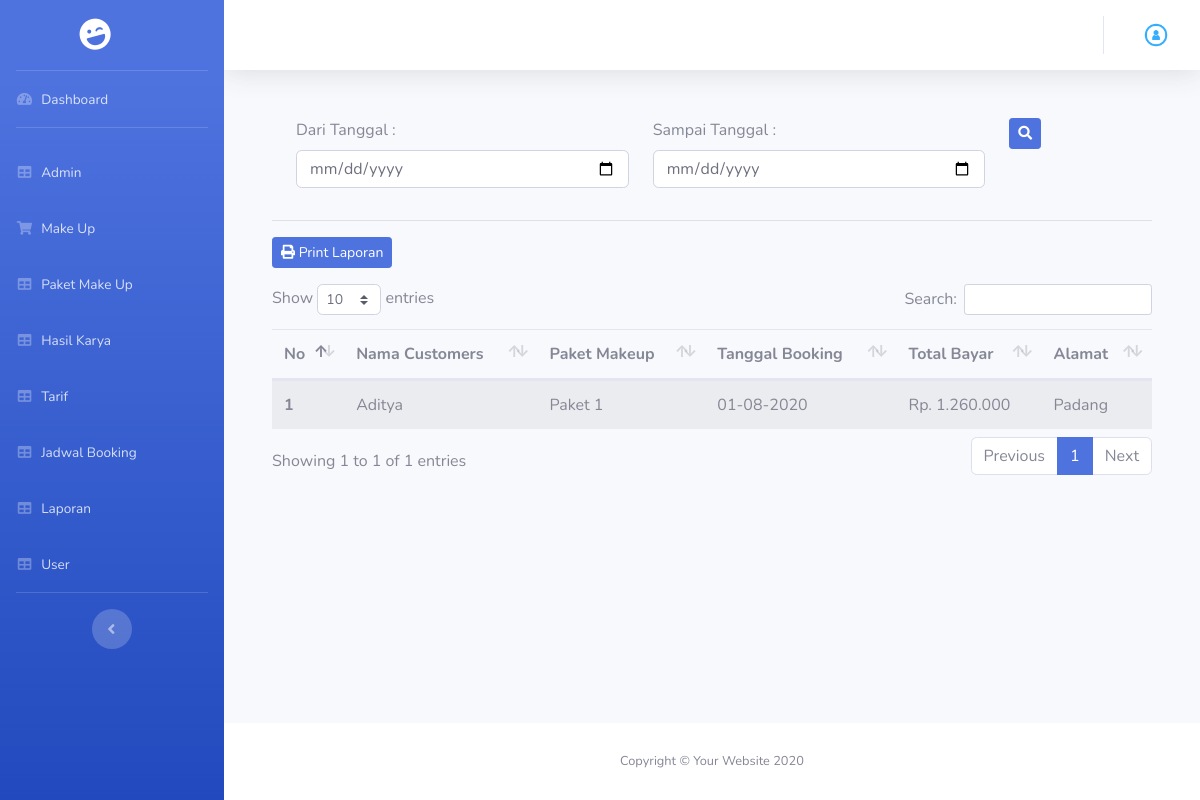
Before: /index.php/admin/laporan with the older database file.
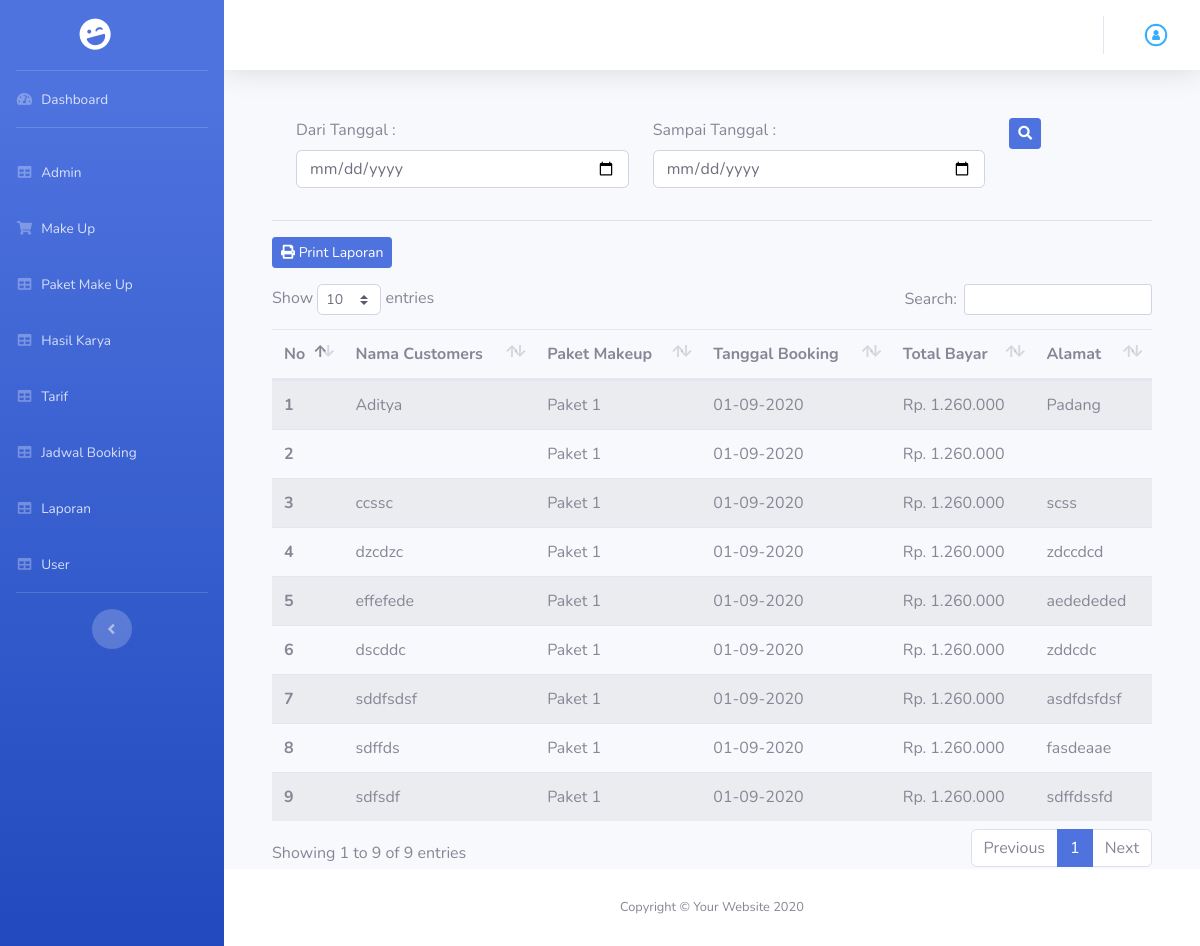
After: the same page with the newer database file.
### tables this page shows
CREATE TABLE `tb_booking` (
  `id_booking` int(11) NOT NULL AUTO_INCREMENT,
  `id_pengguna` int(11) NOT NULL,
  `id_paket` int(11) NOT NULL,
  `tgl_booking` datetime NOT NULL,
  `tgl_makeup` datetime NOT NULL,
  `nama_booking` varchar(50) NOT NULL,
  `alamat_booking` text NOT NULL,
  `id_kota` int(11) NOT NULL,
  `status` enum('Belum Bayar DP','Sudah Bayar DP','Sudah Lunas','Dibatalkan','Menunggu Konfirmasi') NOT NULL DEFAULT 'Belum Bayar DP',
  `keterangan` text NOT NULL,
  `total_bayar` int(11) NOT NULL,
  `dp` int(11) NOT NULL,
  `sudah_bayar` int(11) NOT NULL DEFAULT '0',
  PRIMARY KEY (`id_booking`)
);

CREATE TABLE `tb_paket_makeup` (
  `id_paket` int(11) NOT NULL AUTO_INCREMENT,
  `id_makeup` int(11) NOT NULL,
  `nm_paket` varchar(100) NOT NULL,
  `harga_paket` int(11) NOT NULL,
  `deskripsi` text,
  `batas_booking_per_hari` int(11) NOT NULL,
  `biaya_dp` int(11) NOT NULL,
  `foto` text NOT NULL,
  PRIMARY KEY (`id_paket`)
);

CREATE TABLE `tb_kota` (
  `id_kota` int(11) NOT NULL AUTO_INCREMENT,
  `nm_kota` varchar(100) NOT NULL,
  `tarif` int(11) NOT NULL,
  PRIMARY KEY (`id_kota`)
);

### application/core/MY_Controller.php (called while the page is built, shortened)
<?php
class MY_Controller extends CI_Controller
{
	public function view_backend($view, $data = null)
	{
		$this->load->view('admin/templateBackend/header');
		$this->load->view('admin/templateBackend/sidebar');
		$this->load->view($view, $data);
		$this->load->view('admin/templateBackend/footer');
	}
}

### application/controllers/admin/Laporan.php (called while the page is built, shortened)
<?php
class Laporan extends MY_Controller
{
	public function index()
	{
		$data['laporan'] = $this->bookingModel->dataLaporan();
		$this->view_backend('admin/laporan/laporan', $data);
	}
}

### index.php (called while the page is built, shortened)
<?php
require_once BASEPATH.'core/CodeIgniter.php';

### application/models/Frontend/Booking_Model.php (called while the page is built, shortened)
<?php defined('BASEPATH') or exit('No direct script access allowed');
class Booking_Model extends CI_Model
{
	public function dataLaporan()
	{
		return $this->db->query("Select
        tb_booking.id_booking,
        tb_booking.nama_booking,
        tb_booking.alamat_booking,
        tb_booking.tgl_booking,
        tb_booking.status,
        tb_paket_makeup.nm_paket,
        tb_paket_makeup.harga_paket,
        tb_pengguna.id_pengguna,
        tb_kota.tarif
    From
        tb_booking Join
        tb_paket_makeup On tb_booking.id_paket =
        tb_paket_makeup.id_paket Join
        tb_kota On tb_booking.id_kota = tb_kota.id_kota Join
        tb_pengguna On tb_booking.id_pengguna =
        tb_pengguna.id_pengguna where tb_booking.status='Sudah Lunas'")->result();
	}
}

### application/views/admin/laporan/laporan.php (the view, shortened to what this page needs)
<div class="mt-5 mr-5 ml-5">
	<form action="<?php echo base_url('admin/filter_laporan') ?>" method="GET">
		<div class="container">
			<div class="row">
				<div class="col-md-5">
					<div class="form-group">
						<label for="">Dari Tanggal :</label>
						<input type="date" class="form-control" name="dari" required>
					</div>
				</div>
				<div class="col-md-5">
					<div class="form-group">
						<label for="">Sampai Tanggal :</label>
						<input type="date" class="form-control" name="sampai" required>
					</div>
				</div>
				<div class="col-md-2">
					<div class="form-group">
						<button id="show" class="btn btn-sm btn-primary" type="submit"><i class="fas fa-search"></i></button>
					</div>
				</div>
			</div>
		</div>
	</form>
	<hr>
	<div>
		<div class=" mb-3">
			<form action="<?php echo base_url('admin/print_laporan/') ?>" method="POST">
				<button type="submit" class="btn btn-sm btn-primary"><i class="fas fa-print"></i> Print Laporan</button>
			</form>
		</div>
		<table class="table table-striped" id="dataTable">
			<thead>
				<tr>
					<th scope="col">No</th>
					<th scope="col">Nama Customers</th>
					<th scope="col">Paket Makeup</th>
					<th scope="col">Tanggal Booking</th>
					<th scope="col">Total Bayar</th>
					<th scope="col">Alamat</th>
				</tr>
			</thead>
			<tbody>
				<?php foreach ($laporan as $no => $lp) : ?>
					<?php $totalBayar = $lp->tarif + $lp->harga_paket ?>
					<tr>
						<th scope="row"><?php echo $no + 1; ?></th>
						<td><?php echo $lp->nama_booking ?></td>
						<td><?php echo $lp->nm_paket ?></td>
						<td><?php echo date('d-m-Y', strtotime($lp->tgl_booking)) ?></td>
						<td>Rp. <?php echo number_format($totalBayar, '0', ',', '.') ?></td>
						<td><?php echo $lp->alamat_booking ?></td>
					</tr>
				<?php endforeach; ?>
			</tbody>
		</table>
	</div>
</div>

Changed rows visible on the page:
changed tb_booking "Aditya": tgl_booking "01-08-2020" → "01-09-2020"
added tb_booking: id_paket.nm_paket "Paket 1", tgl_booking "01-09-2020", id_kota.harga_paket "1.260.000"
added tb_booking: nama_booking "ccssc", id_paket.nm_paket "Paket 1", tgl_booking "01-09-2020", id_kota.harga_paket "1.260.000", alamat_booking "scss"
added tb_booking: nama_booking "dzcdzc", id_paket.nm_paket "Paket 1", tgl_booking "01-09-2020", id_kota.harga_paket "1.260.000", alamat_booking "zdccdcd"
added tb_booking: nama_booking "effefede", id_paket.nm_paket "Paket 1", tgl_booking "01-09-2020", id_kota.harga_paket "1.260.000", alamat_booking "aedededed"
added tb_booking: nama_booking "dscddc", id_paket.nm_paket "Paket 1", tgl_booking "01-09-2020", id_kota.harga_paket "1.260.000", alamat_booking "zddcdc"
added tb_booking: nama_booking "sddfsdsf", id_paket.nm_paket "Paket 1", tgl_booking "01-09-2020", id_kota.harga_paket "1.260.000", alamat_booking "asdfdsfdsf"
added tb_booking: nama_booking "sdffds", id_paket.nm_paket "Paket 1", tgl_booking "01-09-2020", id_kota.harga_paket "1.260.000", alamat_booking "fasdeaae"
added tb_booking: nama_booking "sdfsdf", id_paket.nm_paket "Paket 1", tgl_booking "01-09-2020", id_kota.harga_paket "1.260.000", alamat_booking "sdffdssfd"
Other visible differences:
text written by a page script: "Show entries Search: Showing 1 to 1 of 1 entries Previous 1 Next" → "Show entries Search: Showing 1 to 9 of 9 entries Previous 1 Next"
